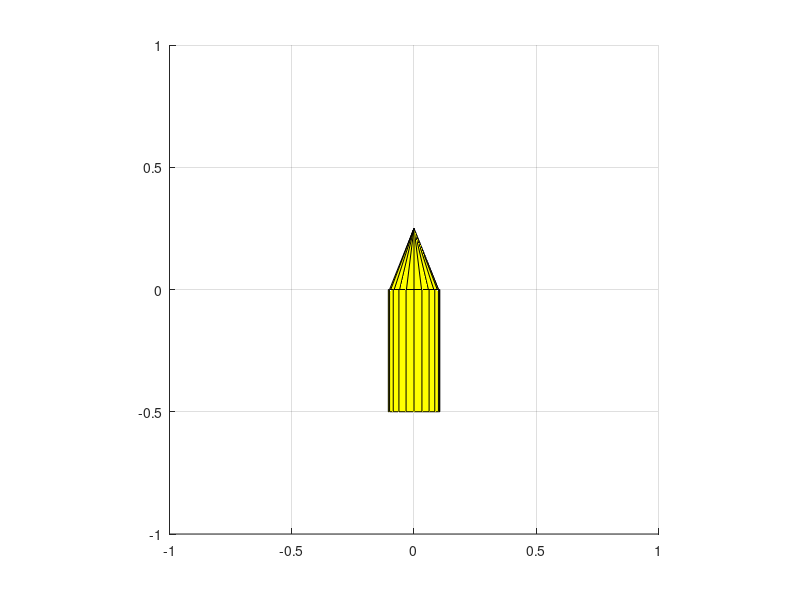

Write MATLAB code to recreate this figure.
clear;

axis equal;
axis([-1 1 -1 1 -1 1]);
grid on;

% Draw simple shell made of cones and cylinders
[xc, yc, zc] = cylinder([0.1 0]);   % Cone
[x,   y,  z] = cylinder(); % Cylinder

h(1) = surface(xc,    0.25*zc,     -yc, 'FaceColor', 'yellow');
h(2) = surface(0.105*x,-0.5*z, 0.105*y, 'FaceColor', 'yellow');

shell = hgtransform;
set(h, 'Parent', shell); 
